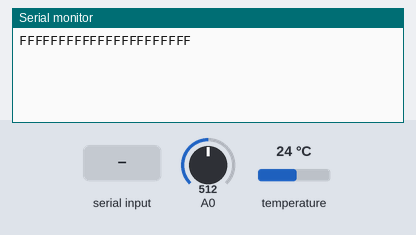
A sketch run on a simulated Arduino Uno, built with avr-gcc and run on an emulated ATmega328P. Shown: the last lines printed to the serial monitor. The inputs (shaded band) are chosen by the test bench; at power-on: temperature 24 °C, A0 = 512. No radio packets arrive unless stated.

Above: at 1.2 s.
1.3 s: temperature set to 12 °C
At 6.1 s:
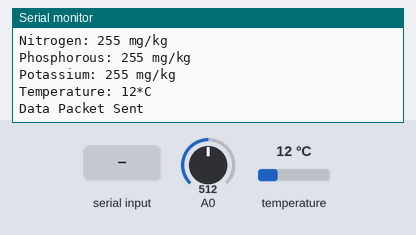
6.8 s: "1" received over the second serial link
At 16.3 s:
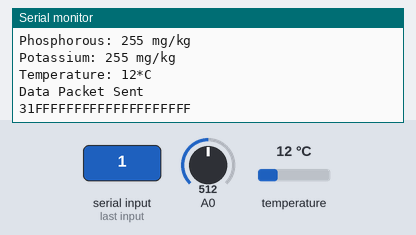
16.8 s: A0 set to 716
At 21.2 s:
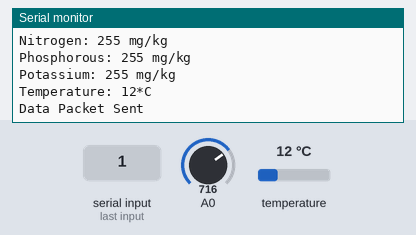
21.4 s: "0" received over the second serial link
26.0 s: "2" received over the second serial link
At 31.9 s:
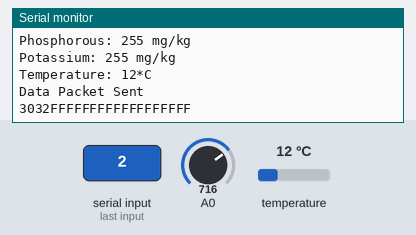
32.2 s: temperature set to 19 °C
At 36.6 s:
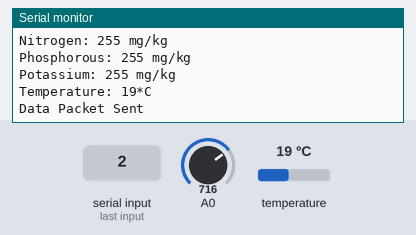

Measured:
- after the input at 1.3 s, the serial monitor: prints a new line after 4.1 s (image 1)
- after the input at 6.8 s, the serial monitor: prints a new line after 8.6 s (image 2)
- after the input at 16.8 s, the serial monitor: prints a new line after 3.9 s (image 3)
- after the input at 26.0 s, the serial monitor: prints a new line after 4.7 s (image 4)
- after the input at 32.2 s, the serial monitor: prints a new line after 3.9 s (image 5)

The sketch:

Arduino_nano_for_soil_testing.ino
```cpp
#include <SPI.h>
#include <SoftwareSerial.h>
#include <OneWire.h>
#include <DallasTemperature.h>
#include <nRF24L01.h>
#include <RF24.h>

RF24 radio(9, 10); // CE, CSN on Blue Pill
const uint64_t address = 0xF0F0F0F0E1LL;

#define ONE_WIRE_BUS 5

#define RE 8
#define DE 7

const byte code[] = {0x01, 0x03, 0x00, 0x1e, 0x00, 0x03, 0x65, 0xCD};
byte values[11];
SoftwareSerial mod(2, 3);

const int AirValue = 645;   //you need to replace this value with Value_1
const int WaterValue = 254;  //you need to replace this value with Value_2
int soilMoistureValue = 0;
int soilmoisturepercent = 0;

float  temperature;
int nitrogen;
int phosphorous;
int potassium;

OneWire oneWire(ONE_WIRE_BUS);
DallasTemperature sensors(&oneWire);

struct MyVariable
{
  byte soilmoisturepercent;
  byte nitrogen;
  byte phosphorous;
  byte potassium;
  byte  temperature;
};
MyVariable variable;


void setup()
{
  Serial.begin(9600);
  mod.begin(9600);
  radio.begin();
  radio.openWritingPipe(address);
  radio.setPALevel(RF24_PA_MIN);
  radio.stopListening();
  sensors.begin();
  pinMode(RE, OUTPUT);
  pinMode(DE, OUTPUT);
}

void loop()
{
  byte val;
  digitalWrite(DE, HIGH);
  digitalWrite(RE, HIGH);
  delay(10);
  if (mod.write(code, sizeof(code)) == 8)
  {
    digitalWrite(DE, LOW);
    digitalWrite(RE, LOW);
    for (byte i = 0; i < 11; i++)
    {
      values[i] = mod.read();
      Serial.print(values[i], HEX);
    }
    Serial.println();
  }
  nitrogen = values[4];
  phosphorous = values[6];
  potassium = values[8];
delay(1500);

  soilMoistureValue = analogRead(A0);
  soilmoisturepercent = map(soilMoistureValue, AirValue, WaterValue, 0, 100);
  {
    if (soilmoisturepercent >= 100)
    {
      soilmoisturepercent = 100;
    }
    else if (soilmoisturepercent <= 0)
    {
      soilmoisturepercent = 0;
    }
    else if (soilmoisturepercent > 0 && soilmoisturepercent < 100)
    {
      soilmoisturepercent = soilmoisturepercent;
    }
  }
  delay(1500);

  sensors.requestTemperatures();
  temperature = sensors.getTempCByIndex(0);

  variable.soilmoisturepercent = soilmoisturepercent;
  variable.nitrogen = nitrogen;
  variable.phosphorous = phosphorous;
  variable.potassium = potassium;
  variable.temperature = temperature;
  delay(1500);


  Serial.print("Soil Moisture: ");
  Serial.print(variable.soilmoisturepercent);
  Serial.println("%");

  Serial.print("Nitrogen: ");
  Serial.print(variable.nitrogen);
  Serial.println(" mg/kg");
  Serial.print("Phosphorous: ");
  Serial.print(variable.phosphorous);
  Serial.println(" mg/kg");
  Serial.print("Potassium: ");
  Serial.print(variable.potassium);
  Serial.println(" mg/kg");

  Serial.print("Temperature: ");
  Serial.print(variable.temperature);
  Serial.println("*C");

  Serial.println();
  radio.write(&variable, sizeof(MyVariable));

  Serial.println("Data Packet Sent");
  Serial.println("");
  delay(10000);
}
```
